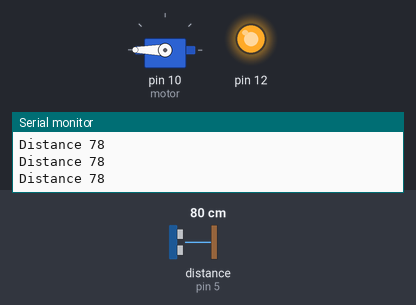
This sketch was run on a simulated Arduino Uno, built with avr-gcc and run on an emulated ATmega328P. Shown: servo, output pins drawn as LEDs (lit = HIGH), the last lines printed to the serial monitor. Wiring (inferred from the names in the program): ultrasonic range finder: trigger pin 6; echo pin 5. The inputs (shaded band) are chosen by the test bench; at power-on: distance to the obstacle (sensor on pin 5) 80 cm. The echo pulse lasts 58.3 µs per cm; pins used as bus, display or sensor lines are not drawn.

Above: at 1.3 s.
1.4 s: distance to the obstacle (sensor on pin 5) set to 34 cm
2.9 s: distance to the obstacle (sensor on pin 5) set to 28 cm
At 3.9 s:
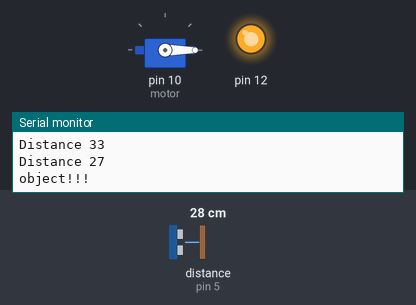
4.8 s: distance to the obstacle (sensor on pin 5) set to 35 cm
At 5.7 s:
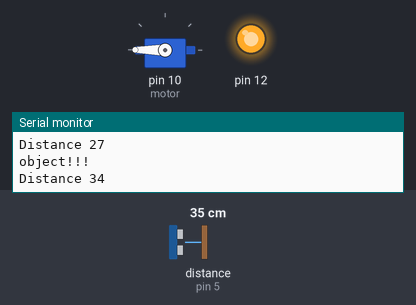
6.9 s: distance to the obstacle (sensor on pin 5) set to 2 cm
At 7.8 s:
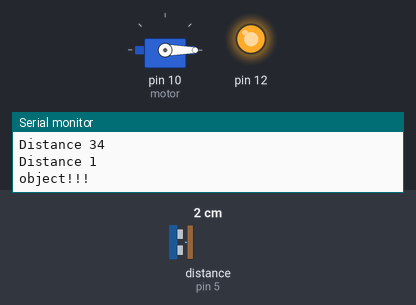
Timing chart, 0 to 9.5 s (numbered marks = the images above; inputs shaded):
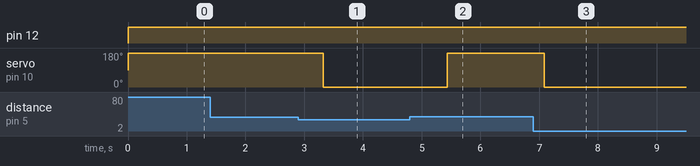

Measured:
- the behaviour switches between 32 and 31 cm on distance to the obstacle (sensor on pin 5) (found by bisection; images 0 and 1)
- after the input at 2.9 s, servo on pin 10 (motor): 180° → 0° after 0.43 s
- after the input at 4.8 s, servo on pin 10 (motor): 0° → 180° after 0.63 s
- after the input at 6.9 s, servo on pin 10 (motor): 180° → 0° after 0.19 s

The sketch:

Auto_Dustbin.ino
```cpp
/* Connect Echo pin of ultrasonic sensor to D6 of arduino,
Trans pin to D5 pin ,
Vcc is Connectd to D12 pin,
GND to GND pin
Servo:
Vcc to 5V pin
GND to GND
logical pin to D10*/
#include<Servo.h>
#define trans 6
#define recv 5
float dur;
int dist,l;
Servo motor;
int sensor(){
  digitalWrite(trans,LOW);
  delayMicroseconds(2);
  digitalWrite(trans,HIGH);
  delayMicroseconds(10);
  digitalWrite(trans,LOW);
  dur=pulseIn(recv,HIGH);
  dist=(dur*0.034)/2;
  Serial.print("Distance ");
  Serial.println(dist);
  return dist;
}
int servo(int x){
  if(x<=30){
    Serial.println("object!!!");
    motor.write(0);
    delay(1000);

  }
  else{
    motor.write(180);
    delay(500);
  }
}
void setup() {

  Serial.begin(9600);
  pinMode(trans,OUTPUT);
  pinMode(recv,INPUT);
  pinMode(12,OUTPUT);
  motor.attach(10);
}

void loop() {
  digitalWrite(12,HIGH);
  l=sensor();
  servo(l);
 delay(50);
}
```
